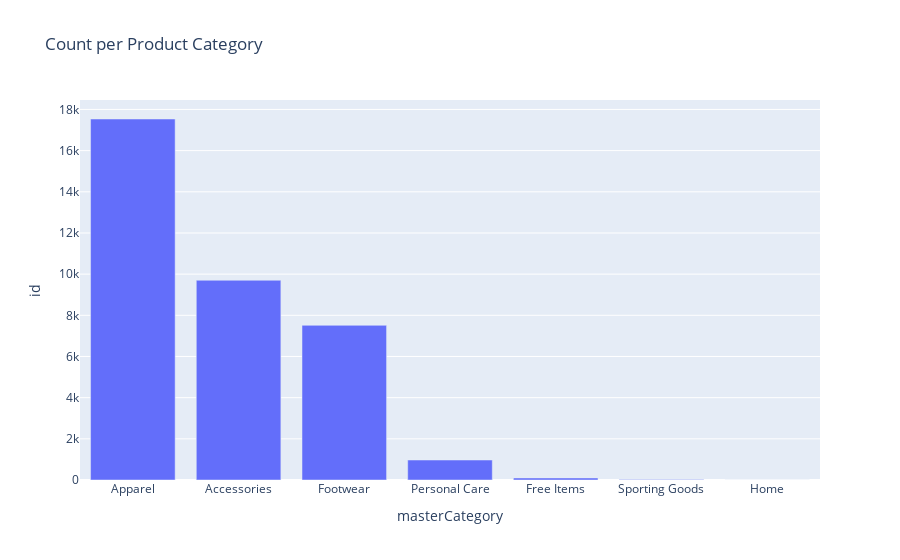

Write notebook code for a chart like this one.
### Code cell
fig = px.bar(styles_df_clean.groupby('masterCategory').count().reset_index(), x='masterCategory',y='id',title='Count per Product Category')
fig.update_layout(barmode='stack', xaxis={'categoryorder':'total descending'})

### Figure 1 — Plotly figure (JSON) as saved in the notebook; plotly's stock layout.template omitted (floating-point values rounded to 4 significant figures)
{"data": [{"alignmentgroup": "True", "hovertemplate": "masterCategory=%{x}<br>id=%{y}<extra></extra>", "legendgroup": "", "marker": {"color": "#636efa", "pattern": {"shape": ""}}, "name": "", "offsetgroup": "", "orientation": "v", "showlegend": false, "textposition": "auto", "type": "bar", "x": ["Accessories", "Apparel", "Footwear", "Free Items", "Home", "Personal Care", "Sporting Goods"], "xaxis": "x", "y": [9703, 17536, 7514, 98, 1, 971, 21], "yaxis": "y"}], "layout": {"barmode": "stack", "legend": {"tracegroupgap": 0}, "title": {"text": "Count per Product Category"}, "xaxis": {"anchor": "y", "categoryorder": "total descending", "domain": [0, 1], "title": {"text": "masterCategory"}}, "yaxis": {"anchor": "x", "domain": [0, 1], "title": {"text": "id"}}}}
